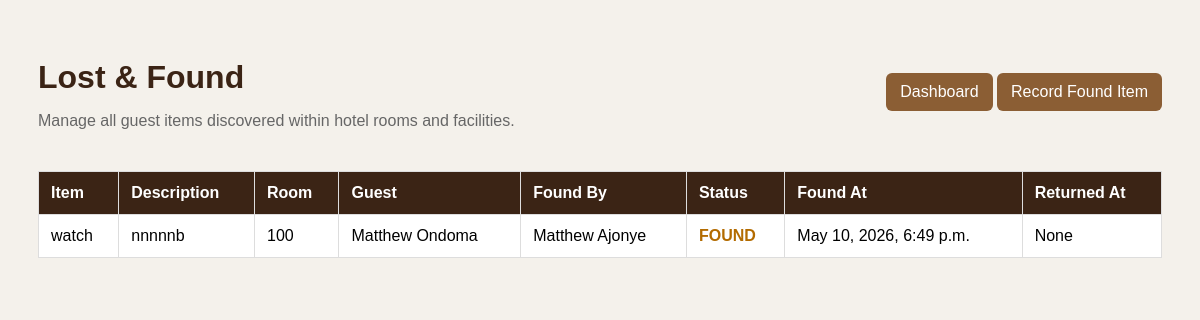
Page /housekeeping/lost-found/ (signed in) on the committed database.
### housekeeping/models.py (models this page shows, shortened)
class LostAndFound(models.Model):
    STATUS_CHOICES = [
        ('FOUND', 'Found'),
        ('RETURNED', 'Returned'),
        ('UNCLAIMED', 'Unclaimed'),
    ]
    room = models.ForeignKey(Room, on_delete=models.SET_NULL, null=True, blank=True)
    booking = models.ForeignKey(Booking, on_delete=models.SET_NULL, null=True, blank=True)
    item_name = models.CharField(max_length=150)
    description = models.TextField(blank=True)
    found_by = models.ForeignKey(
        settings.AUTH_USER_MODEL,
        on_delete=models.SET_NULL,
        null=True
    )
    status = models.CharField(max_length=20, choices=STATUS_CHOICES, default='FOUND')
    found_at = models.DateTimeField(auto_now_add=True)
    returned_at = models.DateTimeField(blank=True, null=True)

### reception/models.py (models this page shows, shortened)
class Room(models.Model):
    ROOM_TYPE_CHOICES = [
        ('STANDARD', 'Standard'),
        ('DELUXE', 'Deluxe'),
        ('EXECUTIVE', 'Executive'),
        ('SUITE', 'Suite'),
    ]
    ROOM_STATUS_CHOICES = [
        ('AVAILABLE', 'Available'),
        ('OCCUPIED', 'Occupied'),
        ('RESERVED', 'Reserved'),
        ('DIRTY', 'Dirty'),
        ('MAINTENANCE', 'Maintenance'),
    ]
    room_number = models.CharField(max_length=20, unique=True)
    room_type = models.CharField(max_length=30, choices=ROOM_TYPE_CHOICES)
    price_per_night = models.DecimalField(max_digits=12, decimal_places=2)
    status = models.CharField(max_length=20, choices=ROOM_STATUS_CHOICES, default='AVAILABLE')
    description = models.TextField(blank=True)

class Booking(models.Model):
    BOOKING_STATUS_CHOICES = [
        ('PENDING', 'Pending'),
        ('CONFIRMED', 'Confirmed'),
        ('CHECKED_IN', 'Checked In'),
        ('CHECKED_OUT', 'Checked Out'),
        ('CANCELLED', 'Cancelled'),
    ]
    guest = models.ForeignKey(Guest, on_delete=models.CASCADE, related_name='bookings')
    room = models.ForeignKey(Room, on_delete=models.SET_NULL, null=True, related_name='bookings')
    booked_by = models.ForeignKey(
        settings.AUTH_USER_MODEL,
        on_delete=models.SET_NULL,
        null=True,
        related_name='bookings_created'
    )
    check_in_date = models.DateField()
    check_out_date = models.DateField()
    number_of_guests = models.PositiveIntegerField(default=1)
    status = models.CharField(max_length=20, choices=BOOKING_STATUS_CHOICES, default='PENDING')
    total_amount = models.DecimalField(max_digits=12, decimal_places=2, default=0)
    amount_paid = models.DecimalField(max_digits=12, decimal_places=2, default=0)
    note = models.TextField(blank=True)
    created_at = models.DateTimeField(auto_now_add=True)

class Guest(models.Model):
    GENDER_CHOICES = [
        ('MALE', 'Male'),
        ('FEMALE', 'Female'),
        ('OTHER', 'Other'),
    ]
    full_name = models.CharField(max_length=150)
    phone = models.CharField(max_length=20)
    email = models.EmailField(blank=True)
    gender = models.CharField(max_length=10, choices=GENDER_CHOICES, blank=True)
    address = models.TextField(blank=True)
    id_type = models.CharField(max_length=100, blank=True)
    id_number = models.CharField(max_length=100, blank=True)
    created_at = models.DateTimeField(auto_now_add=True)

### accounts/models.py (models this page shows)
class CustomUser(AbstractUser):
    ROLE_CHOICES = [
        ('SUPER_ADMIN', 'Super Admin'),
        ('MANAGER', 'Manager'),
        ('RECEPTIONIST', 'Receptionist'),
        ('RESTAURANT', 'Restaurant'),
        ('ACCOUNTANT', 'Accountant'),
        ('STORE_MANAGER', 'Store Manager'),
        ('HOUSE_KEEPER', 'House Keeper'),
        ('SALES_PERSON', 'Sales Person'),
        ('SECURITY', 'Security'),
    ]
    full_name = models.CharField(max_length=150, blank=True)
    phone = models.CharField(max_length=20, unique=True, blank=True, null=True)
    role = models.CharField(max_length=20, choices=ROLE_CHOICES, default='RECEPTIONIST')
    is_staff_member = models.BooleanField(default=True)
    date_created = models.DateTimeField(auto_now_add=True)
    def __str__(self):
        return self.full_name or self.username

### housekeeping/views.py (the view)
# urls.py: path('lost-found/', views.lost_found_list, name='lost_found_list'),
@login_required
def lost_found_list(request):
    items = LostAndFound.objects.select_related('room').order_by('-found_at')
    return render(request, 'housekeeping/lost_found_list.html', {
        'items': items
    })

### templates/housekeeping/lost_found_list.html (shortened to what this page needs)
<!DOCTYPE html>
<html>
<head>
</head>
<body>
<div class="top">
    <div>
        <h1>Lost & Found</h1>
        <p>
            Manage all guest items discovered within hotel rooms and facilities.
        </p>
    </div>
    <div>
        <a href="{% url 'housekeeping:dashboard' %}" class="button">
            Dashboard
        </a>
        <a href="{% url 'housekeeping:create_lost_found' %}" class="button">
            Record Found Item
        </a>
    </div>
</div>
<table>
    <thead>
        <tr>
            <th>Item</th>
            <th>Description</th>
            <th>Room</th>
            <th>Guest</th>
            <th>Found By</th>
            <th>Status</th>
            <th>Found At</th>
            <th>Returned At</th>
        </tr>
    </thead>
    <tbody>
        {% for item in items %}
        <tr>
            <td>{{ item.item_name }}</td>
            <td>{{ item.description }}</td>
            <td>
                {% if item.room %}
                    {{ item.room.room_number }}
                {% else %}
                    —
                {% endif %}
            </td>
            <td>
                {% if item.booking %}
                    {{ item.booking.guest.full_name }}
                {% else %}
                    —
                {% endif %}
            </td>
            <td>{{ item.found_by }}</td>
            <td>
                {% if item.status == 'FOUND' %}
                    <span class="status-found">
                        {{ item.status }}
                    </span>
                {% elif item.status == 'RETURNED' %}
                    <span class="status-returned">
                        {{ item.status }}
                    </span>
                {% else %}
                    <span class="status-unclaimed">
                        {{ item.status }}
                    </span>
                {% endif %}
            </td>
            <td>{{ item.found_at }}</td>
            <td>{{ item.returned_at }}</td>
        </tr>
        {% empty %}
        <tr>
            <td colspan="8">
                No lost & found items recorded yet.
            </td>
        </tr>
        {% endfor %}
    </tbody>
</table>
</body>
</html>

### templates/housekeeping/lost_found_list.html (style rules this page uses)
body { font-family: Arial, sans-serif; background: #f4f1eb; padding: 30px; }
.top { display: flex; justify-content: space-between; align-items: center; flex-wrap: wrap; gap: 15px; }
h1 { color: #3b2415; margin-bottom: 5px; }
p { color: #666; }
.button { background: #8b5e34; color: white; padding: 10px 14px; text-decoration: none; border-radius: 6px; display: inline-block; }
table { width: 100%; border-collapse: collapse; background: white; margin-top: 25px; }
th { background: #3b2415; color: white; }
th, td { border: 1px solid #ddd; padding: 12px; text-align: left; }
.status-found { color: #b36b00; font-weight: bold; }

### rows in the picture
LostAndFound: item_name "watch", description "nnnnnb", room.room_number "100", booking.guest.full_name "Matthew Ondoma", found_by "Matthew Ajonye", status "FOUND", found_at "May 10, 2026, 6:49 p.m.", returned_at "None"
